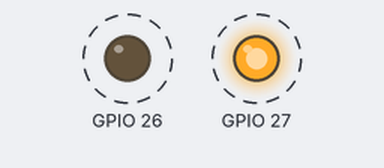
Bench run of a sketch on a simulated ESP32. Shown: output pins drawn as LEDs (lit = HIGH). Dashed ring = blinking.

Above: at 0.5 s.
Timing chart, 0 to 3.5 s (numbered marks = the images above):
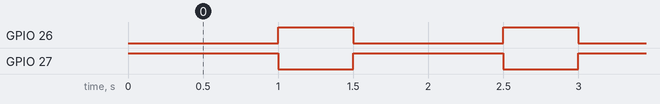

The sketch:

ESP_MOTOR.ino
```cpp
void setup() {
  pinMode(27,OUTPUT);
  pinMode(26,OUTPUT);
}

void loop() {
  digitalWrite(27,HIGH);
  digitalWrite(26,LOW);
 delay(1000);
digitalWrite(26,HIGH);
  digitalWrite(27,LOW);
  delay(500);

}
```

Measured:
- by itself, GPIO 26: alternates HIGH for 0.50 s and LOW for 1.0 s
- by itself, GPIO 27: alternates HIGH for 1.0 s and LOW for 0.50 s
